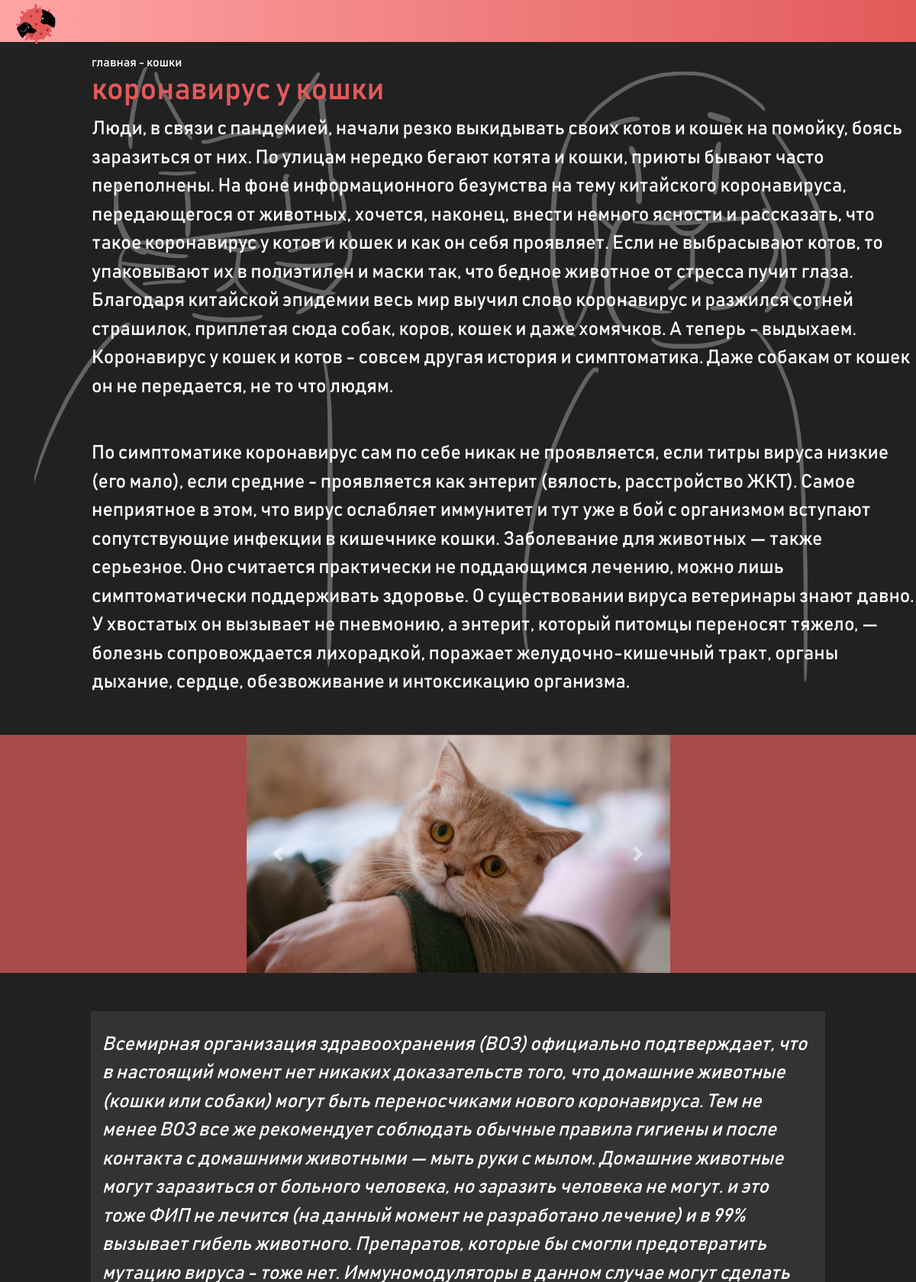
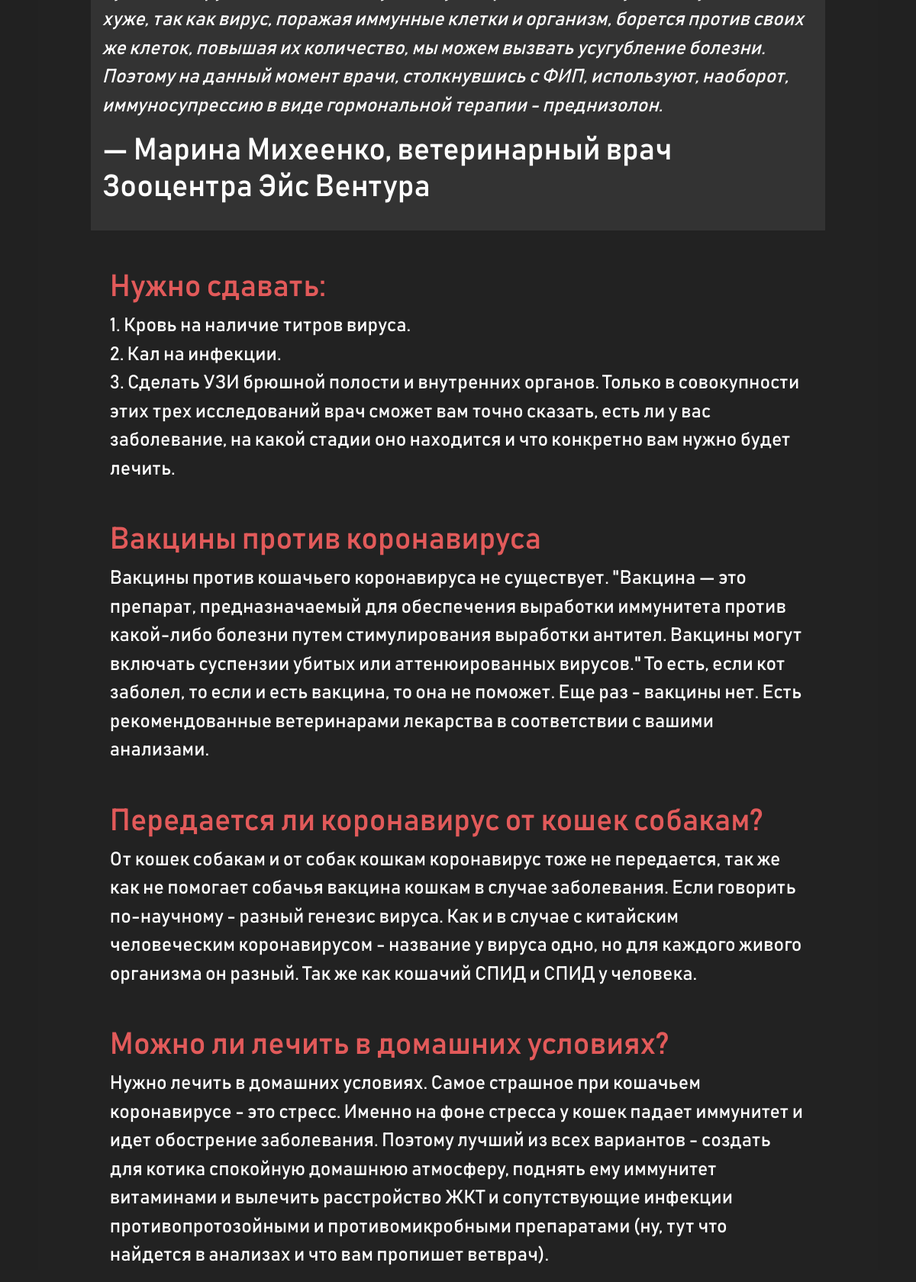
Page /pages.php?id=2 on the committed database (2 pictures, top to bottom).
### tables this page shows
CREATE TABLE `pets` (
  `id` int(11) NOT NULL,
  `pet` varchar(255) DEFAULT NULL,
  `text` text DEFAULT NULL,
  `text .1` text NOT NULL,
  `text 1` text NOT NULL,
  `text 1.1` text NOT NULL,
  `text 2` text NOT NULL,
  `text 2.1` text NOT NULL,
  `text 2.2` text NOT NULL,
  `text 2.3` text NOT NULL,
  `title 1` varchar(255) NOT NULL,
  `title 1.1` varchar(255) NOT NULL,
  `text 3` text NOT NULL,
  `title 2` varchar(255) NOT NULL,
  `text 4` text NOT NULL,
  `title 3` varchar(255) NOT NULL,
  `text 3.1` text NOT NULL,
  `text 3.2` varchar(255) NOT NULL,
  `text 3.3` varchar(255) NOT NULL,
  `text 5` text NOT NULL,
  `title 4` varchar(255) NOT NULL,
  `text 6` text NOT NULL,
  `title 5` varchar(255) NOT NULL,
  `image 1` varchar(255) DEFAULT NULL,
  `image 2` varchar(255) DEFAULT NULL,
  `image 3` varchar(255) DEFAULT NULL,
  `articles_id` int(11) NOT NULL
);

### pages.php (the view, shortened to what this page needs)
<?php
require "includes/db.php";
$pets = mysqli_query($connection,"SELECT * FROM `pets` WHERE `id` = " . (int) $_GET['id']);
$pet = mysqli_fetch_assoc($pets);
?>
<html>
<head>
<link href="https://unpkg.com/aos@2.3.1/dist/aos.css" rel="stylesheet">
    <link rel="stylesheet" href="https://stackpath.bootstrapcdn.com/bootstrap/4.4.1/css/bootstrap.min.css">
    <link rel="stylesheet" href="https://stackpath.bootstrapcdn.com/bootstrap/4.4.1/css/bootstrap.min.css">
</head>
<body>
    <?php
    require "includes/header.php";
    ?>
    <div style="background-color:rgba(34,34,34,0.7);" class="main">
        <div style="text-decoration: none; display: block; margin:15px 0 0 120px;">
            <a class="link" style="color: white; text-decoration: none;" href="/">главная</a> - <a class="link" style="color: white; text-decoration: none;" href=""><?php echo $pet['pet']?></a>
            <h1 style="color:#e25a5a;">коронавирус у <?php echo $pet['pet']?></h1>
            <p style="font-size:25px; margin-bottom:50px;"><?php echo $pet['text'] ?></p>
            <p style="font-size:25px; margin-bottom:50px;"><?php echo $pet['text .1'] ?></p>
        </div>
        <div class="col-12" style="background-color:rgba(226, 94, 90, 0.7);">
        <div class="col-6 mx-auto">
            <div id="mySlider" class="carousel slide" data-ride="carousel">
                <div class="carousel-inner">
                    <div class="carousel-item active">
                        <img src="material/image/<?php echo $pet['image 1'] ?>" class="d-block w-100">
                    </div>
                </div>
                <a href="#mySlider" role="button" data-slide="prev" class="carousel-control-prev">
                    <span class="carousel-control-prev-icon" aria-hidden="true"></span>
                </a>
                <a href="#mySlider" role="button" data-slide="next" class="carousel-control-next">
                    <span class="carousel-control-next-icon" aria-hidden="true"></span>
                </a>
            </div>
        </div>
        </div>
        <div style="margin-top:50px;  padding:  0 25px; background-color:#222222;" data-aos="fade-up" data-aos-anchor-placement="center-bottom" class="col-11 mx-auto">
        <?php
         if ( (int) $_GET['id'] == 2 )
        {
        ?>
         <div style="margin-top:50px;  padding: 25px 15px 25px 15px; background-color:#333333;" data-aos="fade-up" data-aos-anchor-placement="center-bottom" class="col-11 mx-auto">
          <P class="font-italic"><?php echo $pet['text 2.1']; ?></P>
          <h1><?php echo $pet['title 1.1'] ?></h1>
        <?php
        } else
        {
        ?>
            <P class=""><?php echo $pet['text 1']; ?></P>
        <?php
        }
        ?>
		</div>
        <div style="margin-top:50px; padding: 0px 25px;" data-aos="fade-up" data-aos-anchor-placement="center-bottom" class="col-11 mx-auto">
        <h1 class="cal-12 title"><?php echo $pet['title 2'] ?></h1>
        <ul>
	    <li class="list"><?php echo $pet['text 3.1']; ?></li>
        <li class="list"><?php echo $pet['text 3.2']; ?></li>
        <li class="list"><?php echo $pet['text 3.3']; ?></li>
        </ul>
		</div>
        <div style="margin-top:50px; padding: 0px 25px;" data-aos="fade-up" data-aos-anchor-placement="center-bottom" class="col-11 mx-auto">
        <h1 class="cal-12 title"><?php echo $pet['title 3'] ?></h1>
	    <P><?php echo $pet['text 4']; ?></P>
		</div>
        <div style="margin-top:50px; padding: 0px 25px;" data-aos="fade-up" data-aos-anchor-placement="center-bottom" class="col-11 mx-auto">
        <h1 class="cal-12 title"><?php echo $pet['title 4'] ?></h1>
	    <P><?php echo $pet['text 5']; ?></P>
		</div>
        <div style="margin-top:50px; padding: 0px 25px;" data-aos="fade-up" data-aos-anchor-placement="center-bottom" class="col-11 mx-auto">
        <h1 class="cal-12 title"><?php echo $pet['title 5'] ?></h1>
	    <P><?php echo $pet['text 6']; ?></P>
		</div>
    </div>
</body>
</html>

### includes/header.php
<div class="header" style="">
		<div class="col-10 headertitle" style="padding: 5px; font-size: 30px;">
			<div class="col-1" style="height: 45px;">
				<img src="logo.png" alt="" class="w-100" style="cursor: pointer;">
			</div>
		</div>
	</div>

### pages.php (style rules this page uses)
* { text-decoration: none; color: white; padding: 0; margin: 0; }
p { font-size: 25px; }
.title { color:#e25a5a; }
body { background-color: #222222; color: white; font-family: 'bahn'; min-width: 100%; background-size: 100%; background-repeat: no-repeat; background-attachment: fixed; margin: 0; background-image: url(material/bg.jpg); }
.list { list-style-type: none; font-size: 25px; }
.header { transition: 0.5s; background-image: linear-gradient(to left, #e25a5a, #ffa5a5); width: 100%; }
.header { opacity: 100%; width: 100%; }

### rows in the picture
pets: pet "кошки", text "Люди, в связи с пандемией, начали резко выкидывать своих котов и кошек на помойку, боясь заразиться от них. По улицам нередко бегают котята и кошки, приюты бывают часто переполнены. На фоне информационного безумства на тему китайского коронавируса, передающегося от животных, хочется, наконец, внести немного ясности и рассказать, что такое коронавирус у котов и кошек и как он себя проявляет. Если не выбрасывают котов, то упаковывают их в полиэтилен и маски так, что бедное животное от стресса пучит глаза. Благодаря китайской эпидемии весь мир выучил слово коронавирус и разжился сотней страшилок, приплетая сюда собак, коров, кошек и даже хомячков. А теперь - выдыхаем. Коронавирус у кошек и…", value "По симптоматике коронавирус сам по себе никак не проявляется, если титры вируса низкие (его мало), если средние - проявляется как энтерит (вялость, расстройство ЖКТ). Самое неприятное в этом, что вирус ослабляет иммунитет и тут уже в бой с организмом вступают сопутствующие инфекции в кишечнике кошки. Заболевание для животных — также серьезное. Оно считается практически не поддающимся лечению, можно лишь симптоматически поддерживать здоровье. О существовании вируса ветеринары знают давно. У хвостатых он вызывает не пневмонию, а энтерит, который питомцы переносят тяжело, — болезнь сопровождается лихорадкой, поражает желудочно-кишечный тракт, органы дыхание, сердце, обезвоживание и…", image 1 (picture), value "Всемирная организация здравоохранения (ВОЗ) официально подтверждает, что в настоящий момент нет никаких доказательств того, что домашние животные (кошки или собаки) могут быть переносчиками нового коронавируса. Тем не менее ВОЗ все же рекомендует соблюдать обычные правила гигиены и после контакта с домашними животными — мыть руки с мылом. Домашние животные могут заразиться от больного человека, но заразить человека не могут. и это тоже ФИП не лечится (на данный момент не разработано лечение) и в 99% вызывает гибель животного. Препаратов, которые бы смогли предотвратить мутацию вируса - тоже нет. Иммуномодуляторы в данном случае могут сделать хуже, так как вирус, поражая иммунные клетки и…", value "— Марина Михеенко, ветеринарный врач Зооцентра Эйс Вентура", title 2 "Нужно сдавать:", value "1. Кровь на наличие титров вируса.", value "2. Кал на инфекции.", value "3. Сделать УЗИ брюшной полости и внутренних органов. Только в совокупности этих трех исследований врач сможет вам точно сказать, есть ли у вас заболевание, на какой стадии оно находится и что конкретно вам нужно будет лечить.", title 3 "Вакцины против коронавируса", text 4 "Вакцины против кошачьего коронавируса не существует. \"Вакцина — это препарат, предназначаемый для обеспечения выработки иммунитета против какой-либо болезни путем стимулирования выработки антител. Вакцины могут включать суспензии убитых или аттенюированных вирусов.\" То есть, если кот заболел, то если и есть вакцина, то она не поможет. Еще раз - вакцины нет. Есть рекомендованные ветеринарами лекарства в соответствии с вашими анализами.", title 4 "Передается ли коронавирус от кошек собакам?", text 5 "От кошек собакам и от собак кошкам коронавирус тоже не передается, так же как не помогает собачья вакцина кошкам в случае заболевания. Если говорить по-научному - разный генезис вируса. Как и в случае с китайским человеческим коронавирусом - название у вируса одно, но для каждого живого организма он разный. Так же как кошачий СПИД и СПИД у человека.", title 5 "Можно ли лечить в домашних условиях?", text 6 "Нужно лечить в домашних условиях. Самое страшное при кошачьем коронавирусе - это стресс. Именно на фоне стресса у кошек падает иммунитет и идет обострение заболевания. Поэтому лучший из всех вариантов - создать для котика спокойную домашнюю атмосферу, поднять ему иммунитет витаминами и вылечить расстройство ЖКТ и сопутствующие инфекции противопротозойными и противомикробными препаратами (ну, тут что найдется в анализах и что вам пропишет ветврач)."
